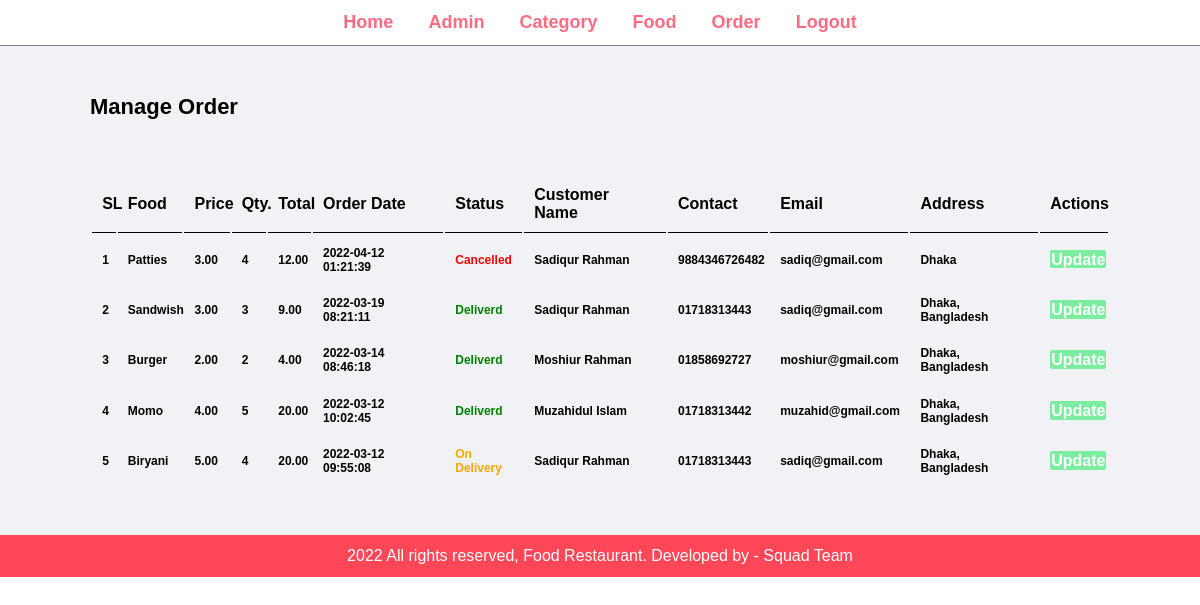
The page /admin/manage-order.php (signed in) on the database its author committed.
### tables this page shows
CREATE TABLE `tbl_order` (
  `id` int(10) UNSIGNED NOT NULL,
  `food` varchar(150) NOT NULL,
  `price` decimal(10,2) NOT NULL,
  `qty` int(11) NOT NULL,
  `total` decimal(10,2) NOT NULL,
  `order_date` datetime NOT NULL,
  `status` varchar(50) NOT NULL,
  `customer_name` varchar(150) NOT NULL,
  `customer_contact` varchar(20) NOT NULL,
  `customer_email` varchar(150) NOT NULL,
  `customer_address` varchar(255) NOT NULL
);

### admin/manage-order.php (the view, shortened to what this page needs)
<?php
    include("partials/menu.php");
?>
<div class="main-content">
    <div class="wraper">
        <h1>Manage Order</h1>
            <br><br>
            <br>
            <table class="tbl-full">
                <tr>
                    <th>SL</th>
                    <th>Food</th>
                    <th>Price</th>
                    <th>Qty.</th>
                    <th>Total</th>
                    <th>Order Date</th>
                    <th>Status</th>
                    <th>Customer Name</th>
                    <th>Contact</th>
                    <th>Email</th>
                    <th>Address</th>
                    <th>Actions</th>
                </tr>
                <?php
                    $sql = "SELECT * FROM tbl_order ORDER BY id DESC";
                    $result = mysqli_query($db_connection, $sql);
                    $count = mysqli_num_rows($result);
                    $sn = 1;
                    if($count > 0){
                        while($row = mysqli_fetch_assoc($result)){
                        $id = $row["id"];
                        $food = $row["food"];
                        $price = $row["price"];
                        $qty = $row["qty"];
                        $total = $row["total"];
                        $order_date = $row["order_date"];
                        $status = $row["status"];
                        $customer_name = $row["customer_name"];
                        $customer_contact = $row["customer_contact"];
                        $customer_email = $row["customer_email"];
                        $customer_address = $row["customer_address"];
                        ?>
                            <tr>
                                <td class="font-size"><?php echo $sn++; ?></td>
                                <td class="font-size"><?php echo $food; ?></td>
                                <td class="font-size"><?php echo $price; ?></td>
                                <td class="font-size"><?php echo $qty; ?></td>
                                <td class="font-size"><?php echo $total; ?></td>
                                <td class="font-size"><?php echo $order_date; ?></td>
                                <td class="font-size">
                                <?php
                                    if($status == "Order"){
                                        echo "<label>$status</label>";
                                    }
                                    elseif($status == "On Delivery"){
                                        echo "<label style='color: orange'>$status</label>";
                                    }
                                    elseif($status == "Deliverd"){
                                        echo "<label style='color: green'>$status</label>";
                                    }
                                    elseif($status == "Cancelled"){
                                        echo "<label style='color: red'>$status</label>";
                                    }
                                ?>
                                </td>
                                <td class="font-size"><?php echo $customer_name; ?></td>
                                <td class="font-size"><?php echo $customer_contact; ?></td>
                                <td class="font-size"><?php echo $customer_email; ?></td>
                                <td class="font-size"><?php echo $customer_address; ?></td>
                                <td>
                                    <a href="<?php echo SITEURL; ?>admin/update-order.php?id=<?php echo $id; ?>" class="btn-secondary ">Update</a>
                                </td>
                            </tr>
                        <?php
                        }
                    }
                    else{
                        echo "<tr><td colspan='12' class='error'>Orders not available</td></tr>";
                    }
                ?>
            </table>
    </div>
</div>
<?php
    include("partials/footer.php");
?>

### css/admin.css (style rules this page uses)
* { margin: 0; padding: 0; font-family: Arial, Helvetica, sans-serif; }
a { text-decoration: none; }
.wraper { padding: 1%; width: 85%; margin: 0 auto; }
.tbl-full { width: 100%; }
table tr th { border-bottom: 1px solid black; padding: 1%; text-align: left; }
table tr td { padding: 1%; }
.btn-secondary { background-color: #7bed9f; padding: 1.75%; color: #ffffff; font-weight: bold; border-radius: 2px; }
.font-size { font-size: 12px; font-weight: bold; }
.main-content { background-color: #f1f2f6; padding: 3% 0; }
.main-content h1 { font-size: 22px; }

### rows shown on the page
tbl_order: food "Patties", price "3.00", qty "4", total "12.00", order_date "2022-04-12 01:21:39", status "Cancelled", customer_name "Sadiqur Rahman", customer_contact "9884346726482", customer_email "sadiq@gmail.com", customer_address "Dhaka"
tbl_order: food "Sandwish", price "3.00", qty "3", total "9.00", order_date "2022-03-19 08:21:11", status "Deliverd", customer_name "Sadiqur Rahman", customer_contact "01718313443", customer_email "sadiq@gmail.com", customer_address "Dhaka, Bangladesh"
tbl_order: food "Burger", price "2.00", qty "2", total "4.00", order_date "2022-03-14 08:46:18", status "Deliverd", customer_name "Moshiur Rahman", customer_contact "01858692727", customer_email "moshiur@gmail.com", customer_address "Dhaka, Bangladesh"
tbl_order: food "Momo", price "4.00", qty "5", total "20.00", order_date "2022-03-12 10:02:45", status "Deliverd", customer_name "Muzahidul Islam", customer_contact "01718313442", customer_email "muzahid@gmail.com", customer_address "Dhaka, Bangladesh"
tbl_order: food "Biryani", price "5.00", qty "4", total "20.00", order_date "2022-03-12 09:55:08", status "On Delivery", customer_name "Sadiqur Rahman", customer_contact "01718313443", customer_email "sadiq@gmail.com", customer_address "Dhaka, Bangladesh"
